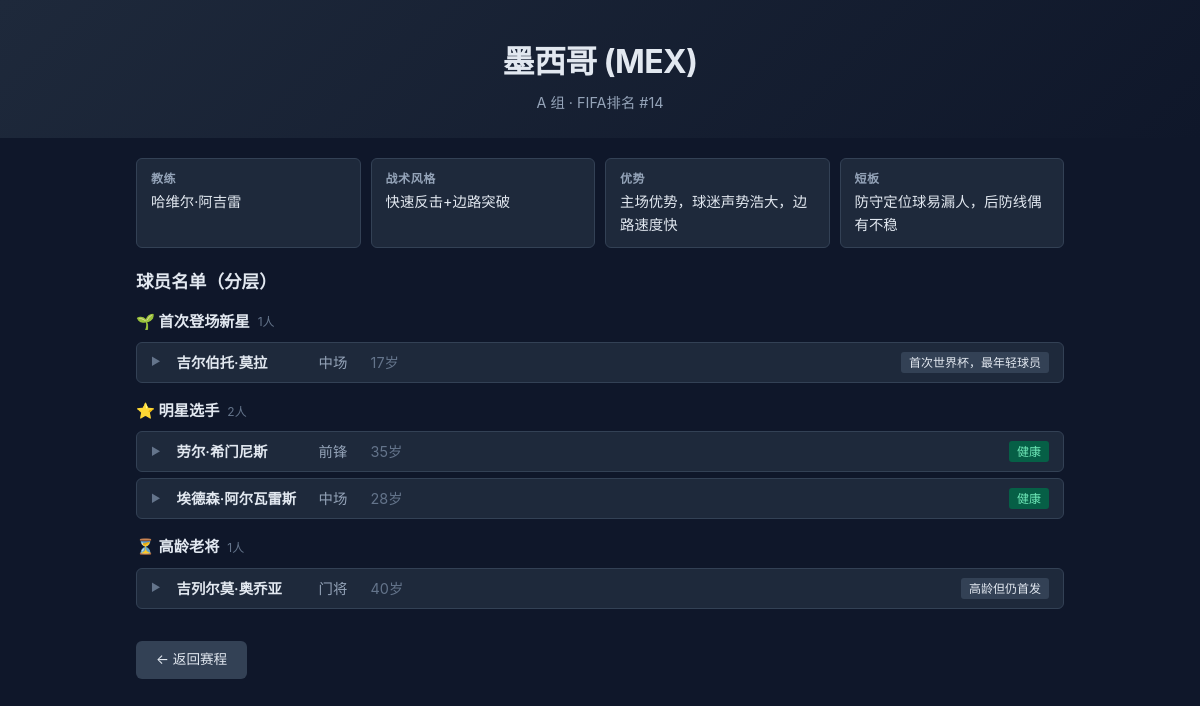
/team/1, run on the app's committed database.
### tables this page shows
CREATE TABLE teams (
        id INTEGER PRIMARY KEY, name TEXT, fifa_code TEXT, group_name TEXT,
        fifa_rank INTEGER DEFAULT NULL, coach TEXT DEFAULT NULL,
        style TEXT DEFAULT NULL, strengths TEXT DEFAULT NULL,
        weaknesses TEXT DEFAULT NULL, has_detail INTEGER DEFAULT 0);

CREATE TABLE players (
        id INTEGER PRIMARY KEY, team_id INTEGER, name TEXT, category TEXT,
        age INTEGER, position TEXT, status TEXT, recent_form TEXT,
        FOREIGN KEY (team_id) REFERENCES teams(id));

### app.py (the view)
@app.route("/team/<int:team_id>")
def team(team_id):
    team_data, players = get_team(team_id)
    if team_data is None:
        return render_template("team.html", team=None, players_by_cat={}, cat_labels=CATEGORY_LABELS), 404
    players_by_cat = {}
    for p in players:
        cat = p["category"]
        if cat not in players_by_cat:
            players_by_cat[cat] = []
        players_by_cat[cat].append(p)
    return render_template(
        "team.html",
        team=team_data,
        players_by_cat=players_by_cat,
        cat_labels=CATEGORY_LABELS,
    )

### models.py (called while the page is built)
def get_team(team_id):
    conn = sqlite3.connect(DB_PATH); conn.row_factory = sqlite3.Row
    team = conn.execute("SELECT * FROM teams WHERE id=?", (team_id,)).fetchone()
    players = conn.execute("SELECT * FROM players WHERE team_id=? ORDER BY category, name", (team_id,)).fetchall()
    conn.close(); return team, players

### templates/team.html (shortened to what this page needs)
<!DOCTYPE html>
<html lang="zh">
<head>
<link rel="stylesheet" href="/static/style.css">
</head>
<body>
{% if team %}
<header class="header">
  <h1>{{ team.name }} ({{ team.fifa_code }})</h1>
  <p class="subtitle">{{ team.group_name }} 组{% if team.fifa_rank %} · FIFA排名 #{{ team.fifa_rank }}{% endif %}</p>
</header>
<main class="container">
  {% if team.has_detail %}
  <section class="team-brief">
    <div class="info-grid">
      <div class="info-item"><strong>教练</strong>{{ team.coach }}</div>
      <div class="info-item"><strong>战术风格</strong>{{ team.style }}</div>
      <div class="info-item"><strong>优势</strong>{{ team.strengths }}</div>
      <div class="info-item"><strong>短板</strong>{{ team.weaknesses }}</div>
    </div>
  </section>
  <section class="players-section">
    <h2>球员名单（分层）</h2>
    {% for cat, plist in players_by_cat.items() %}
    <div class="player-category">
      <h3>{{ cat_labels.get(cat, cat) }} <span class="count">{{ plist|length }}人</span></h3>
      {% for p in plist %}
      <details class="player-card">
        <summary class="player-summary">
          <span class="player-name">{{ p.name }}</span>
          <span class="player-pos">{{ p.position }}</span>
          <span class="player-age">{{ p.age }}岁</span>
          <span class="player-status {{ '健康' if '健康' in p.status else '' }}">{{ p.status }}</span>
        </summary>
      </details>
      {% endfor %}
    </div>
    {% endfor %}
  </section>
  {% endif %}
  <a href="/" class="btn-back">← 返回赛程</a>
</main>
{% endif %}
</body>
</html>

### static/style.css (style rules this page uses)
* { margin:0;padding:0;box-sizing:border-box }
body { font-family:-apple-system,BlinkMacSystemFont,"Segoe UI",Roboto,sans-serif;background:#0f172a;color:#e2e8f0;min-height:100vh;line-height:1.6 }
a { color:#818cf8;text-decoration:none }
.header { text-align:center;padding:36px 16px 24px;background:linear-gradient(135deg,#1e293b,#0f172a) }
.header h1 { font-size:clamp(1.4rem,3vw,2rem);letter-spacing:-0.02em }
.subtitle { color:#94a3b8;font-size:.9rem;margin-top:4px }
.container { max-width:960px;margin:0 auto;padding:20px 16px }
.team-brief { margin-bottom:20px }
.info-grid { display:grid;grid-template-columns:repeat(auto-fit,minmax(200px,1fr));gap:10px }
.info-item { padding:10px 14px;background:#1e293b;border-radius:6px;border:1px solid #334155;font-size:.9rem }
.info-item strong { display:block;color:#94a3b8;font-size:.75rem;text-transform:uppercase;letter-spacing:.05em;margin-bottom:2px }
.players-section h2 { font-size:1.1rem;margin-bottom:14px }
.player-category { margin-bottom:16px }
.player-category h3 { font-size:.95rem;margin-bottom:8px;display:flex;align-items:center;gap:8px }
.count { font-size:.75rem;color:#64748b;font-weight:400 }
.player-card { background:#1e293b;border:1px solid #334155;border-radius:6px;margin-bottom:6px;overflow:hidden }
.player-summary { cursor:pointer;padding:8px 14px;display:flex;align-items:center;gap:12px;font-size:.9rem;user-select:none }
.player-summary::marker { content:"" }
.player-summary::before { content:"▶";font-size:.65rem;margin-right:4px;color:#64748b;transition:transform .2s }
.player-name { font-weight:600;min-width:130px }
.player-pos { color:#94a3b8;min-width:40px }
.player-age { color:#64748b;min-width:60px }
.player-status { padding:1px 8px;border-radius:3px;font-size:.75rem;background:#334155;margin-left:auto }
.player-status.健康 { background:#065f46;color:#6ee7b7 }
.btn-back { display:inline-block;margin-top:16px;padding:8px 20px;border-radius:6px;background:#334155;color:#e2e8f0;font-size:.85rem }

### data on the page
teams: name "墨西哥", fifa_code "MEX", group_name "A", fifa_rank "14", coach "哈维尔·阿吉雷", style "快速反击+边路突破", strengths "主场优势，球迷声势浩大，边路速度快", weaknesses "防守定位球易漏人，后防线偶有不稳"
players: get "🌱 首次登场新星", plist "1", name "吉尔伯托·莫拉", position "中场", age "17", status "首次世界杯，最年轻球员"
players: get "⭐ 明星选手", plist "2", name "劳尔·希门尼斯", position "前锋", age "35", status "健康"
players: name "埃德森·阿尔瓦雷斯", position "中场", age "28", status "健康"
players: get "⏳ 高龄老将", plist "1", name "吉列尔莫·奥乔亚", position "门将", age "40", status "高龄但仍首发"
